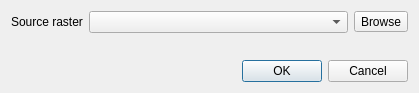
<?xml version="1.0" encoding="UTF-8"?>
<ui version="4.0">
 <class>Dialog</class>
 <widget class="QDialog" name="Dialog">
  <property name="geometry">
   <rect>
    <x>0</x>
    <y>0</y>
    <width>419</width>
    <height>93</height>
   </rect>
  </property>
  <property name="windowTitle">
   <string>Evaluate Area and Width Reduction Factors</string>
  </property>
  <layout class="QGridLayout" name="gridLayout">
   <item row="2" column="0">
    <widget class="QDialogButtonBox" name="buttonBox">
     <property name="orientation">
      <enum>Qt::Horizontal</enum>
     </property>
     <property name="standardButtons">
      <set>QDialogButtonBox::Cancel|QDialogButtonBox::Ok</set>
     </property>
    </widget>
   </item>
   <item row="0" column="0">
    <layout class="QHBoxLayout" name="horizontalLayout">
     <item>
      <widget class="QLabel" name="label">
       <property name="text">
        <string>Source raster</string>
       </property>
      </widget>
     </item>
     <item>
      <widget class="QComboBox" name="srcLayerCbo">
       <property name="sizePolicy">
        <sizepolicy hsizetype="MinimumExpanding" vsizetype="Fixed">
         <horstretch>0</horstretch>
         <verstretch>0</verstretch>
        </sizepolicy>
       </property>
      </widget>
     </item>
     <item>
      <widget class="QToolButton" name="browseSrcBtn">
       <property name="text">
        <string>Browse</string>
       </property>
      </widget>
     </item>
    </layout>
   </item>
   <item row="1" column="0">
    <spacer name="verticalSpacer">
     <property name="orientation">
      <enum>Qt::Vertical</enum>
     </property>
     <property name="sizeHint" stdset="0">
      <size>
       <width>20</width>
       <height>40</height>
      </size>
     </property>
    </spacer>
   </item>
  </layout>
 </widget>
 <resources/>
 <connections>
  <connection>
   <sender>buttonBox</sender>
   <signal>accepted()</signal>
   <receiver>Dialog</receiver>
   <slot>accept()</slot>
   <hints>
    <hint type="sourcelabel">
     <x>248</x>
     <y>254</y>
    </hint>
    <hint type="destinationlabel">
     <x>157</x>
     <y>274</y>
    </hint>
   </hints>
  </connection>
  <connection>
   <sender>buttonBox</sender>
   <signal>rejected()</signal>
   <receiver>Dialog</receiver>
   <slot>reject()</slot>
   <hints>
    <hint type="sourcelabel">
     <x>316</x>
     <y>260</y>
    </hint>
    <hint type="destinationlabel">
     <x>286</x>
     <y>274</y>
    </hint>
   </hints>
  </connection>
 </connections>
</ui>
